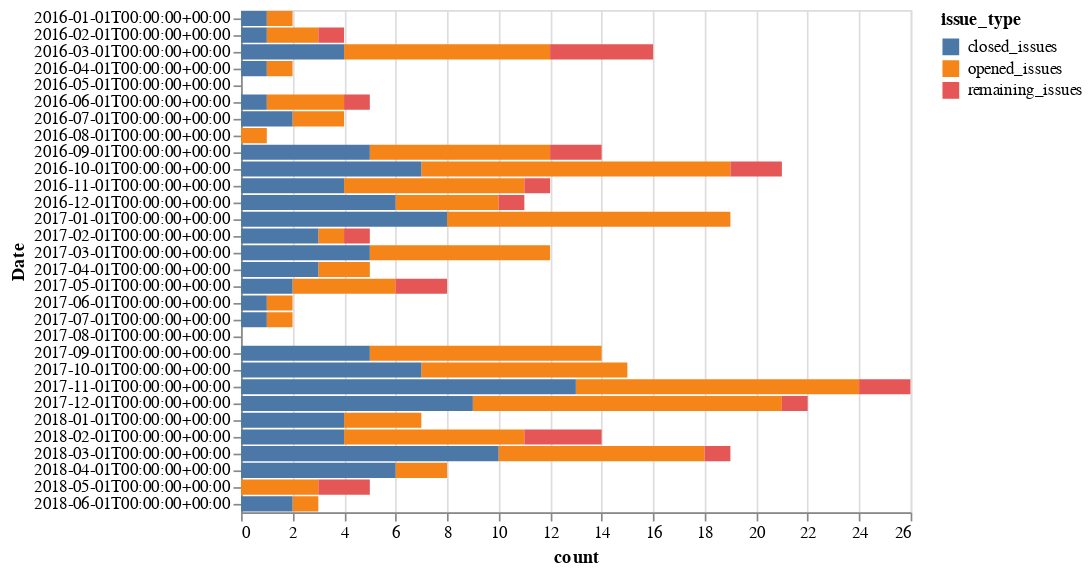

The cell this chart's notebook holds for it:
### Markdown cell above
And to make this a horizontal graph, all we need to do is switch the axes!

### Code cell
alt.Chart(result_df).mark_bar().encode(
    y='Date',
    x='count',
    color='issue_type',
).interactive()

### Figure 1 — Vega-Lite specification as saved in the notebook (floating-point values rounded to 4 significant figures)
{"$schema": "https://vega.github.io/schema/vega-lite/v2.4.3.json", "config": {"view": {"height": 300, "width": 400}}, "data": {"values": [{"Date": "2016-01-01T00:00:00+00:00", "count": 1, "issue_type": "opened_issues"}, {"Date": "2016-01-01T00:00:00+00:00", "count": 1, "issue_type": "closed_issues"}, {"Date": "2016-02-01T00:00:00+00:00", "count": 2, "issue_type": "opened_issues"}, {"Date": "2016-02-01T00:00:00+00:00", "count": 1, "issue_type": "closed_issues"}, {"Date": "2016-02-01T00:00:00+00:00", "count": 1, "issue_type": "remaining_issues"}, {"Date": "2016-03-01T00:00:00+00:00", "count": 8, "issue_type": "opened_issues"}, {"Date": "2016-03-01T00:00:00+00:00", "count": 4, "issue_type": "closed_issues"}, {"Date": "2016-03-01T00:00:00+00:00", "count": 4, "issue_type": "remaining_issues"}, {"Date": "2016-04-01T00:00:00+00:00", "count": 1, "issue_type": "opened_issues"}, {"Date": "2016-04-01T00:00:00+00:00", "count": 1, "issue_type": "closed_issues"}, {"Date": "2016-04-01T00:00:00+00:00", "count": 0, "issue_type": "remaining_issues"}, {"Date": "2016-05-01T00:00:00+00:00", "count": 0, "issue_type": "opened_issues"}, {"Date": "2016-05-01T00:00:00+00:00", "count": 0, "issue_type": "closed_issues"}, {"Date": "2016-05-01T00:00:00+00:00", "count": 0, "issue_type": "remaining_issues"}, {"Date": "2016-06-01T00:00:00+00:00", "count": 3, "issue_type": "opened_issues"}, {"Date": "2016-06-01T00:00:00+00:00", "count": 1, "issue_type": "closed_issues"}, {"Date": "2016-06-01T00:00:00+00:00", "count": 1, "issue_type": "remaining_issues"}, {"Date": "2016-07-01T00:00:00+00:00", "count": 2, "issue_type": "opened_issues"}, {"Date": "2016-07-01T00:00:00+00:00", "count": 2, "issue_type": "closed_issues"}, {"Date": "2016-07-01T00:00:00+00:00", "count": 0, "issue_type": "remaining_issues"}, {"Date": "2016-08-01T00:00:00+00:00", "count": 1, "issue_type": "opened_issues"}, {"Date": "2016-08-01T00:00:00+00:00", "count": 0, "issue_type": "closed_issues"}, {"Date": "2016-08-01T00:00:00+00:00", "count": 0, "issue_type": "remaining_issues"}, {"Date": "2016-09-01T00:00:00+00:00", "count": 7, "issue_type": "opened_issues"}, {"Date": "2016-09-01T00:00:00+00:00", "count": 5, "issue_type": "closed_issues"}, {"Date": "2016-09-01T00:00:00+00:00", "count": 2, "issue_type": "remaining_issues"}, {"Date": "2016-10-01T00:00:00+00:00", "count": 12, "issue_type": "opened_issues"}, {"Date": "2016-10-01T00:00:00+00:00", "count": 7, "issue_type": "closed_issues"}, {"Date": "2016-10-01T00:00:00+00:00", "count": 2, "issue_type": "remaining_issues"}, {"Date": "2016-11-01T00:00:00+00:00", "count": 7, "issue_type": "opened_issues"}, {"Date": "2016-11-01T00:00:00+00:00", "count": 4, "issue_type": "closed_issues"}, {"Date": "2016-11-01T00:00:00+00:00", "count": 1, "issue_type": "remaining_issues"}, {"Date": "2016-12-01T00:00:00+00:00", "count": 4, "issue_type": "opened_issues"}, {"Date": "2016-12-01T00:00:00+00:00", "count": 6, "issue_type": "closed_issues"}, {"Date": "2016-12-01T00:00:00+00:00", "count": 1, "issue_type": "remaining_issues"}, {"Date": "2017-01-01T00:00:00+00:00", "count": 11, "issue_type": "opened_issues"}, {"Date": "2017-01-01T00:00:00+00:00", "count": 8, "issue_type": "closed_issues"}, {"Date": "2017-01-01T00:00:00+00:00", "count": 0, "issue_type": "remaining_issues"}, {"Date": "2017-02-01T00:00:00+00:00", "count": 1, "issue_type": "opened_issues"}, {"Date": "2017-02-01T00:00:00+00:00", "count": 3, "issue_type": "closed_issues"}, {"Date": "2017-02-01T00:00:00+00:00", "count": 1, "issue_type": "remaining_issues"}, {"Date": "2017-03-01T00:00:00+00:00", "count": 7, "issue_type": "opened_issues"}, {"Date": "2017-03-01T00:00:00+00:00", "count": 5, "issue_type": "closed_issues"}, {"Date": "2017-03-01T00:00:00+00:00", "count": 0, "issue_type": "remaining_issues"}, {"Date": "2017-04-01T00:00:00+00:00", "count": 2, "issue_type": "opened_issues"}, {"Date": "2017-04-01T00:00:00+00:00", "count": 3, "issue_type": "closed_issues"}, {"Date": "2017-04-01T00:00:00+00:00", "count": 0, "issue_type": "remaining_issues"}, {"Date": "2017-05-01T00:00:00+00:00", "count": 4, "issue_type": "opened_issues"}, {"Date": "2017-05-01T00:00:00+00:00", "count": 2, "issue_type": "closed_issues"}, {"Date": "2017-05-01T00:00:00+00:00", "count": 2, "issue_type": "remaining_issues"}, {"Date": "2017-06-01T00:00:00+00:00", "count": 1, "issue_type": "opened_issues"}, {"Date": "2017-06-01T00:00:00+00:00", "count": 1, "issue_type": "closed_issues"}, {"Date": "2017-06-01T00:00:00+00:00", "count": 0, "issue_type": "remaining_issues"}, {"Date": "2017-07-01T00:00:00+00:00", "count": 1, "issue_type": "opened_issues"}, {"Date": "2017-07-01T00:00:00+00:00", "count": 1, "issue_type": "closed_issues"}, {"Date": "2017-07-01T00:00:00+00:00", "count": 0, "issue_type": "remaining_issues"}, {"Date": "2017-08-01T00:00:00+00:00", "count": 0, "issue_type": "opened_issues"}, {"Date": "2017-08-01T00:00:00+00:00", "count": 0, "issue_type": "closed_issues"}, {"Date": "2017-08-01T00:00:00+00:00", "count": 0, "issue_type": "remaining_issues"}, {"Date": "2017-09-01T00:00:00+00:00", "count": 9, "issue_type": "opened_issues"}, {"Date": "2017-09-01T00:00:00+00:00", "count": 5, "issue_type": "closed_issues"}, {"Date": "2017-09-01T00:00:00+00:00", "count": 0, "issue_type": "remaining_issues"}, {"Date": "2017-10-01T00:00:00+00:00", "count": 8, "issue_type": "opened_issues"}, {"Date": "2017-10-01T00:00:00+00:00", "count": 7, "issue_type": "closed_issues"}, {"Date": "2017-10-01T00:00:00+00:00", "count": 0, "issue_type": "remaining_issues"}, {"Date": "2017-11-01T00:00:00+00:00", "count": 11, "issue_type": "opened_issues"}, {"Date": "2017-11-01T00:00:00+00:00", "count": 13, "issue_type": "closed_issues"}, {"Date": "2017-11-01T00:00:00+00:00", "count": 2, "issue_type": "remaining_issues"}, {"Date": "2017-12-01T00:00:00+00:00", "count": 12, "issue_type": "opened_issues"}, {"Date": "2017-12-01T00:00:00+00:00", "count": 9, "issue_type": "closed_issues"}, {"Date": "2017-12-01T00:00:00+00:00", "count": 1, "issue_type": "remaining_issues"}, {"Date": "2018-01-01T00:00:00+00:00", "count": 3, "issue_type": "opened_issues"}, {"Date": "2018-01-01T00:00:00+00:00", "count": 4, "issue_type": "closed_issues"}, {"Date": "2018-01-01T00:00:00+00:00", "count": 0, "issue_type": "remaining_issues"}, {"Date": "2018-02-01T00:00:00+00:00", "count": 7, "issue_type": "opened_issues"}, {"Date": "2018-02-01T00:00:00+00:00", "count": 4, "issue_type": "closed_issues"}, {"Date": "2018-02-01T00:00:00+00:00", "count": 3, "issue_type": "remaining_issues"}, {"Date": "2018-03-01T00:00:00+00:00", "count": 8, "issue_type": "opened_issues"}, {"Date": "2018-03-01T00:00:00+00:00", "count": 10, "issue_type": "closed_issues"}, {"Date": "2018-03-01T00:00:00+00:00", "count": 1, "issue_type": "remaining_issues"}, {"Date": "2018-04-01T00:00:00+00:00", "count": 2, "issue_type": "opened_issues"}, {"Date": "2018-04-01T00:00:00+00:00", "count": 6, "issue_type": "closed_issues"}, {"Date": "2018-04-01T00:00:00+00:00", "count": 0, "issue_type": "remaining_issues"}, {"Date": "2018-05-01T00:00:00+00:00", "count": 3, "issue_type": "opened_issues"}, {"Date": "2018-05-01T00:00:00+00:00", "count": 0, "issue_type": "closed_issues"}, {"Date": "2018-05-01T00:00:00+00:00", "count": 2, "issue_type": "remaining_issues"}, {"Date": "2018-06-01T00:00:00+00:00", "count": 1, "issue_type": "opened_issues"}, {"Date": "2018-06-01T00:00:00+00:00", "count": 2, "issue_type": "closed_issues"}]}, "encoding": {"color": {"field": "issue_type", "type": "nominal"}, "x": {"field": "count", "type": "quantitative"}, "y": {"field": "Date", "type": "nominal"}}, "mark": "bar", "selection": {"selector005": {"bind": "scales", "encodings": ["x", "y"], "mark": {"fill": "#333", "fillOpacity": 0.125, "stroke": "white"}, "on": "[mousedown, window:mouseup] > window:mousemove!", "resolve": "global", "translate": "[mousedown, window:mouseup] > window:mousemove!", "type": "interval", "zoom": "wheel!"}}}
